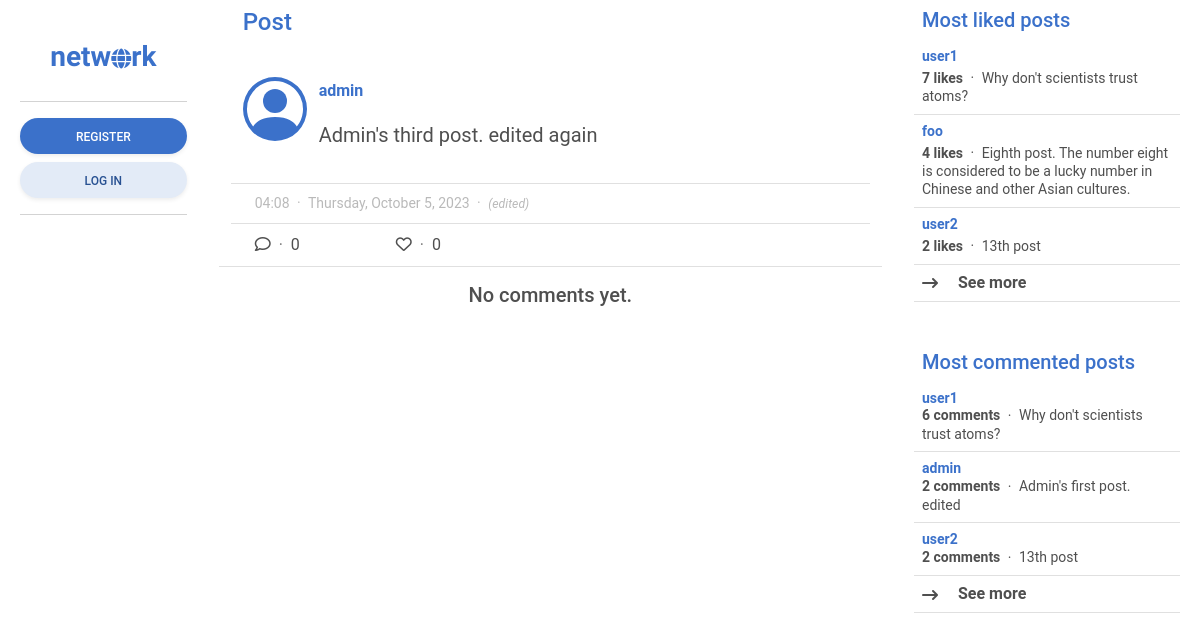
The page /post/17 on the database as committed earlier.
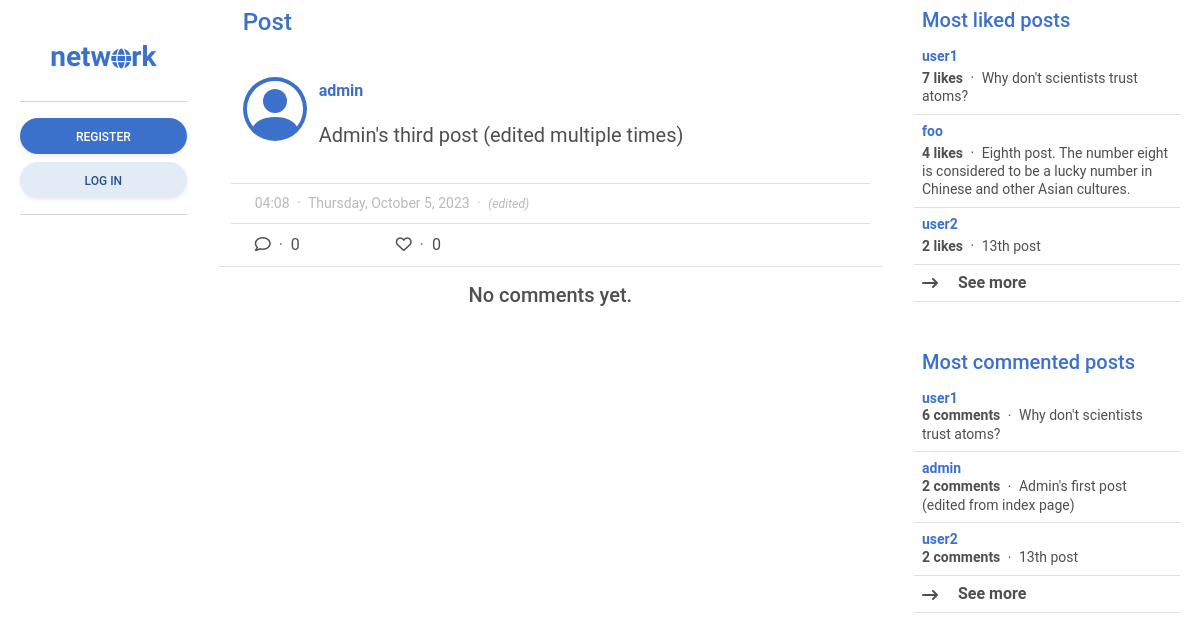
The same page on the database as committed later.
### network/models.py (models this page shows, shortened)
class Post(models.Model):
    content = models.CharField(max_length=255)
    poster = models.ForeignKey(User, on_delete=models.CASCADE, related_name="posts")
    likers = models.ManyToManyField(User, blank=True, related_name="likes")
    date_posted = models.DateTimeField(auto_now_add=True)
    edited = models.BooleanField(default=False)
    def most_liked_posts():
        posts = Post.objects.annotate(likes_count=Count('likers'))
        return posts.order_by('-likes_count')
    def most_commented_posts():
        posts = Post.objects.annotate(comment_count=Count('comments'))
        return posts.order_by('-comment_count')
    class Meta:
        ordering = ["-date_posted"]

class User(AbstractUser):
    pass
    date_joined = models.DateTimeField(auto_now_add=True)
    following = models.ManyToManyField("self", blank=True, related_name="followers", symmetrical=False)
    def most_followed_users():
        users = User.objects.annotate(follower_count=Count('followers'))
        return users.order_by('-follower_count')

### network/views.py (the view, shortened to what this page needs)
# urls.py: path("post/<int:id>", views.post, name="post"),
def post(request, id):
    most_followed_users = User.most_followed_users()
    most_liked_posts = Post.most_liked_posts()
    most_commented_posts = Post.most_commented_posts()
    post = Post.objects.get(pk=id)
    post_comments = post.comments.all()
    return render(request, "network/post.html", {
        "post": post,
        "post_comments": post_comments,
        "most_followed_users": most_followed_users,
        "most_liked_posts": most_liked_posts,
        "most_commented_posts": most_commented_posts,
    })

### network/templates/network/post.html (shortened to what this page needs)
{% extends "network/layout.html" %}
{% block sidebar_left %}
    {% include "network/sidebar_left.html" %}
{% endblock %}
{% block main %}
    <div class="h4 mb-0 pb-4 pt-2 px-4 text-primary sticky-top transparan">
        Post
    </div>
    <div class="container border-bottom">
        <div class="px-4 pt-3 border-bottom">
            <div class="row">
                <div class="col-auto p-0">
                    <a href="{% url 'profile' user=post.poster.username %}">
                    </a>
                </div>
                <div class="col align-self-center">
                    <div>
                        <a href="{% url 'profile' user=post.poster.username %}" class="fw-bold text-decoration-none align-middle">
                            {{ post.poster.username }}
                        </a>
                    </div>
                    <div class="py-3 blockquote" id="og_{{post.id}}">{{ post.content }}</div>
                </div>
            </div>
        </div>
        <div class="border-bottom py-2 px-4">
            <div class="small text-muted opacity-50">
                {{ post.date_posted.time|date:"h:i"}}
                <span class="mx-1 align-self-center">&#183;</span>
                {{post.date_posted.date|date:"l, F j, Y"}}
                <span class="mx-1 align-self-center">&#183;</span>
                <span class="small align-self-center fst-italic" id="editedStatus_{{ post.id }}">
                    {% if post.edited %}
                    (edited)
                    {% endif %}
                </span>
            </div>
        </div>
        <div class="px-4 py-2 d-flex justify-content-start align-items-center">
            <div class="pe-5" role="button" data-mdb-toggle="modal" data-mdb-target="#comment_modal_{{ post.id }}">
                <i class="fa-regular fa-comment"></i>
                <span class="mx-1 text-muted">&#183;</span>
                {% if post.comments.count %}
                {{ post.comments.count }}
                {% else %}
                0
                {% endif %}
            </div>
            <div class="px-5">
                <i
                {% if user.is_authenticated and user in post.likers.all %}
                    class="fa-solid fa-heart text-danger"
                {% elif user.is_authenticated %}
                    class="fa-regular fa-heart"
                {% else %}
                    class="fa-regular fa-heart" role="button" data-mdb-toggle="modal" data-mdb-target="#like_post_{{ post.id }}"
                {% endif %}
                >
                </i>
                <span class="mx-1 text-muted">&#183;</span>
                <span role="button" data-mdb-toggle="modal" data-mdb-target="#likers_modal_{{ post.id }}">
                    {% if post.likers.count %}
                    {{ post.likers.count }}
                    {% else %}
                    0
                    {% endif %}
                </span>
            </div>
        </div>
    </div>
    <div class="container px-0 pb-4">
        {% include "network/comments.html" with comments=post.comments.all %}
    </div>
{% endblock %}
{% block sidebar_right %}
    {% include "network/sidebar_right.html" %}
{% endblock %}

### network/templates/network/sidebar_right.html (shortened to what this page needs)
<div class="mb-5 lh-sm">
    <div class="h5 px-2 text-primary sticky-top transparan">Most liked posts</div>
    <div class="list-group list-group-light list-group-small">
        {% for post in most_liked_posts|slice:":3" %}
        <div class="post p-2 border-bottom small">
            <a href="{% url 'post' id=post.id %}" class="text-body text-decoration-none align-middle">
                <div class="text-primary fw-bold mb-1">{{ post.poster.username }}</div>
                <span class="fw-bold">{{ post.likers.count }} likes</span>
                <span class="mx-1 align-middle">&#183;</span>
                <span>{{post.content}}</span>
            </a>
        </div>
        {% endfor %}
        <div class="fw-bold post p-2 border-bottom" role="button" data-mdb-toggle="modal" data-mdb-target="#most_liked_posts">
            <i class="align-middle me-3 fa-solid fa-arrow-right-long"></i>
            See more
        </div>
    </div>
</div>
<div class="lh-sm">
    <div class="h5 px-2 text-primary">Most commented posts</div>
    <div class="list-group list-group-light list-group-small">
        {% for post in most_commented_posts|slice:":3" %}
        <div class="post p-2 border-bottom small">
            <a href="{% url 'post' id=post.id %}" class="text-body text-decoration-none align-middle">
                <div class="text-primary fw-bold">{{ post.poster.username }}</div>
                <span class="fw-bold">{{ post.comments.count }} comments</span>
                <span class="mx-1 align-middle">&#183;</span>
                {{ post.content }}
            </a>
        </div>
        {% endfor %}
        <div class="fw-bold post p-2 border-bottom" role="button" data-mdb-toggle="modal" data-mdb-target="#most_commented_posts">
            <i class="align-middle me-3 fa-solid fa-arrow-right-long"></i>
            See more
        </div>
    </div>
</div>

Rows that differ between the two databases and show on the page:
changed Post: content "Admin's third post. edited again" → "Admin's third post (edited multiple times)"
changed Post: content "Admin's first post. edited" → "Admin's first post (edited from index page)"
